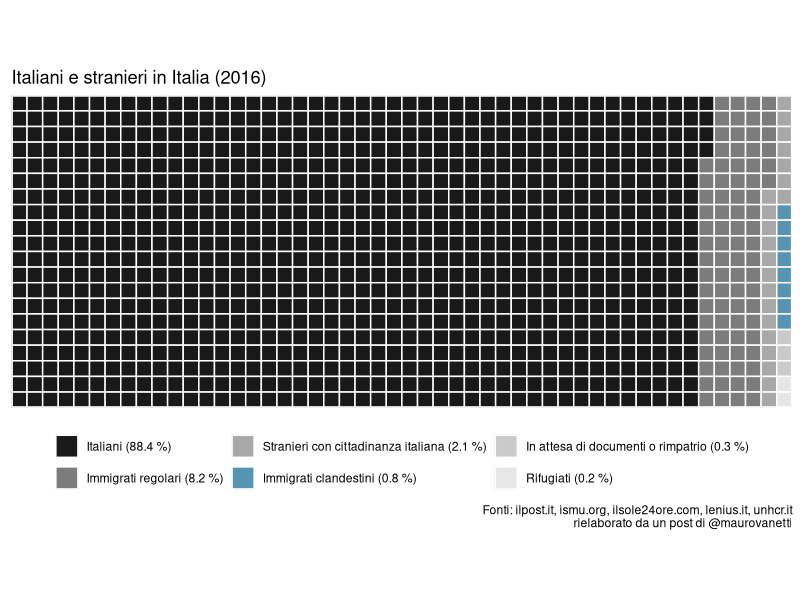

Here is the R script that generated this plot:
library(ggplot2)
library(dplyr)
library(viridis)
library(ggthemes)
library(RColorBrewer)


# Build the data
data <- data.frame(name = c("Italiani (88.4 %)", "Stranieri con cittadinanza italiana (2.1 %)",
                            "Immigrati regolari (8.2 %)", "Immigrati clandestini (0.8 %)",
                            "In attesa di documenti o rimpatrio (0.3 %)", "Rifugiati (0.2 %)"),
                   pc = c(88.4, 2.1, 8.2, 0.8, 0.3, 0.2))

# Waffle chart
names <- data$name
var <- rep(names, data$pc*10) 

ncol <- 50
nrow <- 20
df <- expand.grid(y=1:nrow, x=1:ncol)
categ_table <- round(sort(table(var), decreasing=TRUE) * ((ncol*nrow)/(length(var))))
df$category <- factor(rep(names(categ_table), categ_table))  

# The default order is alphabetical so it must be fixed
rightOrd <- sort(table(var), decreasing=TRUE) %>% names

# Define colors
colors <- plasma(6)
# customPalette <- c(colors[4], colors[2], colors[5], colors[1], colors[6], colors[3])
colors <- c(grey.colors(n=5, start = 0.1, end = 0.9), '#5794b2')
colors <- c(colors[1], colors[2], colors[3], colors[6], colors[4], colors[5])

# Plot
ggplot(df, aes(x = x, y = y, fill = category)) + 
  geom_tile(color = "white", size = 0.5) +
  coord_equal() +
  scale_x_continuous(expand = c(0, 0)) +
  scale_y_continuous(expand = c(0, 0), trans = 'reverse') +
  # scale_fill_brewer(breaks = rightOrd, palette = 'Paired') +
  scale_fill_manual(breaks = rightOrd, values = colors) +
  labs(title = 'Italiani e stranieri in Italia (2016)',
       caption = 'Fonti: ilpost.it, ismu.org, ilsole24ore.com, lenius.it, unhcr.it\nrielaborato da un post di @maurovanetti') +
  theme(panel.border = element_rect(color = "white", size = 1, fill = NA),
        plot.title = element_text(size = rel(1.2)),
        axis.text = element_blank(),
        axis.title = element_blank(),
        axis.ticks = element_blank(),
        legend.title = element_blank(),
        legend.position = "bottom")
